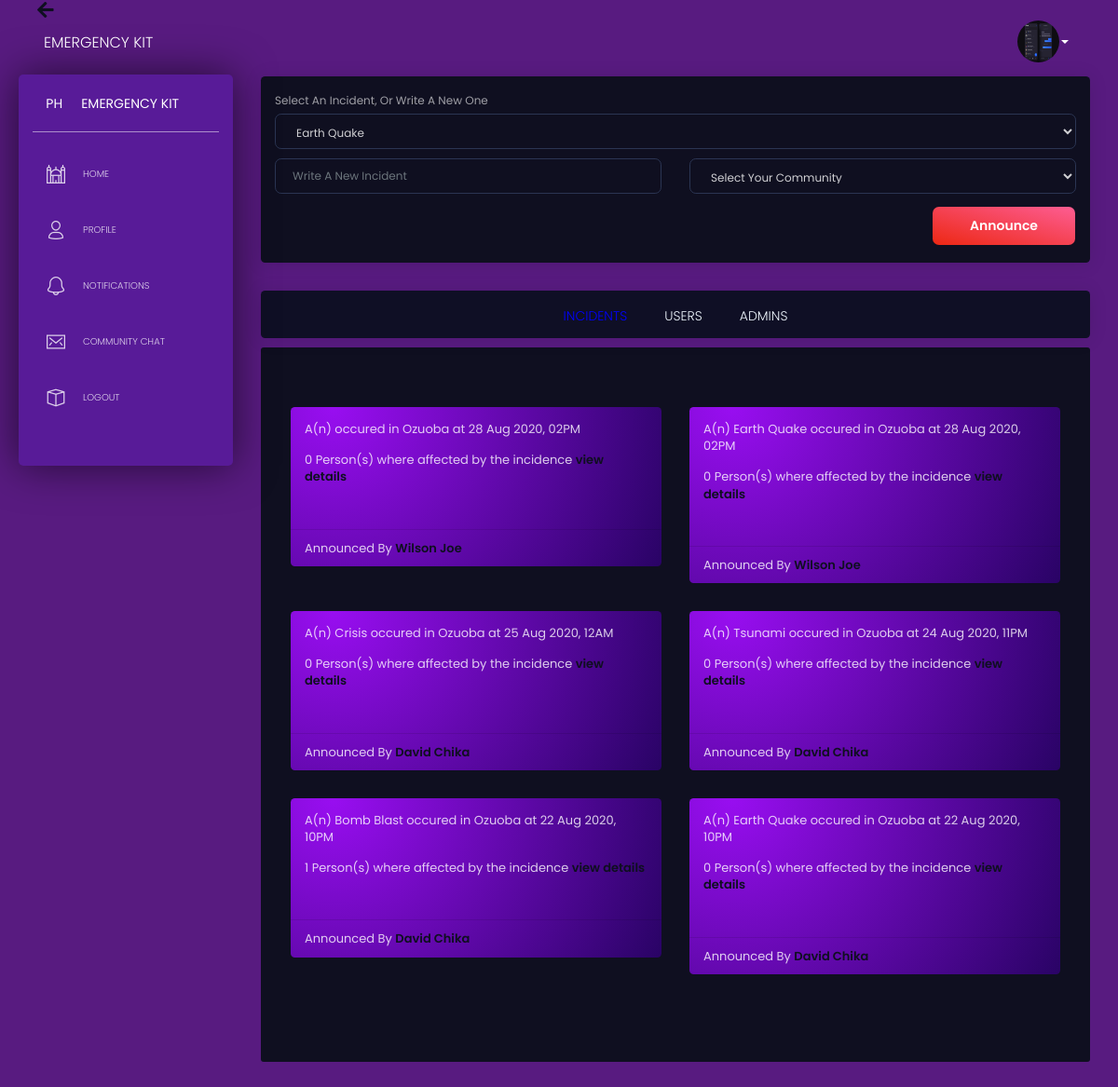
The app's page / (signed in) with its own data.
### app/models.py (models this page shows, shortened)
class User(UserMixin, db.Model):
	id = db.Column(db.Integer, primary_key=True, unique=True)
	name = db.Column(db.String(), nullable=False)
	number = db.Column(db.Integer(), nullable=False)
	gender = db.Column(db.String(), nullable=False)
	password = db.Column(db.String(), nullable=False)
	profile_image = db.Column(db.String(), nullable=False, default="default.jpg")
	user_type = db.Column(db.String(), nullable=False, default="citizen")
	location = db.Column(db.String(), nullable=True)
	date_joined = db.Column(db.DateTime(), nullable=False, default=datetime.utcnow)
	account_pend = db.Column(db.Boolean(), nullable=True)
	date_pended = db.Column(db.DateTime(), nullable=True)
	incidence = db.relationship("Incidence", backref="author", lazy=True)
	safe = db.relationship("Safe", backref="marker", lazy=True)
	comment = db.relationship("Comment", backref="comm_ent", lazy=True)
	message_sent = db.relationship("Message", backref="author", lazy=True)
	marked = db.relationship('Marking', foreign_keys=[Marking.marker_id],\
		backref=db.backref('marker', lazy='joined'), lazy='dynamic',\
		cascade='all, delete-orphan')
	notify_carrier = db.relationship('Notifications',\
		foreign_keys='Notifications.carrier_id',\
		backref='n_carrier', lazy='dynamic')
	notify_reciever = db.relationship('Notifications',\
		foreign_keys='Notifications.reciever_id',\
		backref='n_reciever', lazy='dynamic')

class Incidence(db.Model):
	id = db.Column(db.Integer, primary_key=True, unique=True)
	name = db.Column(db.String(), nullable=False)
	location = db.Column(db.String(), nullable=False)
	date_added = db.Column(db.DateTime(), nullable=False, default=datetime.utcnow)
	user_id = db.Column(db.Integer, db.ForeignKey('user.id'), nullable=False)
	safes = db.relationship("Safe", backref="marked_incidence", lazy=True)
	comments = db.relationship("Comment", backref="commenter", lazy=True)
	markers = db.relationship('Marking', foreign_keys=[Marking.marked_id],\
		backref=db.backref('marked', lazy='joined'), lazy='dynamic',\
		cascade='all, delete-orphan')

### app/routes/user.py (the view)
@app.route('/')
def home():
	if current_user.is_authenticated:
		if current_user.account_pend == True:
			logout_user()
			flash("This account has been suspended for 15 days By an Admin, for \
				Reasons best known to him, Please comply.")
			return redirect(url_for('login'))
		citizens = User.query.filter_by(user_type="citizen").order_by(User.date_joined.desc())\
			.all()
		admins = User.query.filter_by(user_type="it_admin").order_by(User.date_joined.desc())\
			.all()
		incidence = Incidence.query.order_by(Incidence.date_added.desc()).all()
		return render_template('user/home.html', incidence=incidence, citizens=citizens,\
			admins=admins)
	else:
		return redirect(url_for('login'))

### app/models.py (called while the page is built)
@login_manager.user_loader
def load_user(id):
	return User.query.get(int(id))

### app/templates/user/home.html (shortened to what this page needs)
{% extends 'base.html' %}
{% block body_content %}
  {% if current_user.user_type == "it_admin" %}
        {% include 'user/it_admins.html' %}
  {% endif%}
{% endblock %}

### app/templates/base.html (shortened to what this page needs)
<!DOCTYPE html>
<html lang="en">
<head>
  <link href="https://use.fontawesome.com/releases/v5.0.6/css/all.css" rel="stylesheet">
  <link href="/static/assets/css/nucleo-icons.css" rel="stylesheet" />
  <link href="/static/assets/css/black-dashboard.css?v=1.0.0" rel="stylesheet" />
  <link rel="stylesheet" type="text/css" href="/static/css/style.css">
</head>
{% block body %}
<body class="" id="body">
  <div class="wrapper">
    <div class="sidebar position-fixed" style="background: #581b98; height: 420px !important;" id="sidebar_body">
      <div class="sidebar-wrapper">
        <div class="logo">
          <a href="javascript:void(0)" class="simple-text logo-mini">
            PH
          </a>
          <a href="javascript:void(0)" class="simple-text logo-normal">
            Emergency Kit
          </a>
        </div>
        <ul class="nav">
          <li>
            <a href="{{url_for('home')}}" class="">
              <i class="tim-icons icon-istanbul"></i>
              <p>Home</p>
            </a>
          </li>
          <li>
            <a href="{{url_for('profile')}}" class="">
              <i class="tim-icons icon-single-02"></i>
              <p>Profile</p>
            </a>
          </li>
          <li>
            <a href="{{url_for('alerts')}}" class="">
              <i class="tim-icons icon-bell-55"></i>
              <p>Notifications</p>
            </a>
          </li>
          <li>
            <a href="javascript:void(0)" class="">
              <i class="tim-icons icon-email-85"></i>
              <p>Community Chat</p>
            </a>
          </li>
          <li>
            <a href="{{url_for('logout')}}" class="">
              <i class="tim-icons icon-app"></i>
              <p>Logout</p>
            </a>
          </li>
        </ul>
      </div>
    </div>
    <div class="main-panel">
      <br>
      <div id="back_button">
        <i class="fa fa-arrow-left" id="back_arrow"></i>
      </div>
      <nav class="navbar navbar-expand-lg navbar-absolute navbar-transparent" id="navbar">
        <div class="container-fluid">
          <div class="navbar-wrapper">
            <a class="navbar-brand" href="javascript:void(0)">Emergency Kit</a>
          </div>
          <div class="collapse navbar-collapse" id="navigation">
            <ul class="navbar-nav ml-auto">
              <li class="dropdown nav-item">
                <a href="#" class="dropdown-toggle nav-link" data-toggle="dropdown">
                  <img src="/static/img/{{current_user.profile_image}}" class="current_user_img">
                  <b class="caret d-none d-lg-block d-xl-block"></b>
                </a>
              </li>
            </ul>
          </div>
        </div>
      </nav>
      {% block body_content %}
      {% endblock %}
    </div>
  </div>
</body>
{% endblock %}
</html>

### app/templates/user/it_admins.html (shortened to what this page needs)
<div class="content" id="content_body">
	<div class="row">
		<div class="col-lg-12">
            <div class="card" style="background: #0f0f20;">
              <div class="card-body">
                <form method="POST" id="incident_form">
                  <label>Select An Incident, Or Write A New One</label>
                  <div class="form-group">
                    <select id="incident" name="incident" class="form-control">
                      <option value="earth_quake" class="g_option">Earth Quake</option>
                    </select>
                  </div>
                  <div class="row">
                    <div class="col-md-6">
                      <div class="form-group">
                        <input type="" name="" class="form-control" placeholder="Write A New Incident" id="incident2">
                      </div>
                    </div>
                    <div class="col-md-6">
                      <div class="form-group">
                        <select id="location" name="location" class="form-control">
                          <option value="null" disabled selected="selected">Select Your Community</option>
                        </select>
                      </div>
                    </div>
                  </div>
                  <button class="btn btn-danger float-right" type="submit">Announce</button>
                </form>
              </div>
            </div>
		</div>
	</div>
	<div class="row">
		<div class="col-12">
			<div class="card dashboard_card">
				<div class="card-body">
					<div class="d-flex justify-content-center internal_card">
						<a href="javascript:void(0)" class="admin_dashboard" id="toggle_incidents">Incidents</a>
						<a href="javascript:void(0)" class="admin_dashboard" id="toggle_users">Users</a>
						<a href="javascript:void(0)" class="admin_dashboard" id="toggle_admins">Admins</a>
					</div>
				</div>
			</div>
			<div class="jumbotron main_dashboard">
				<div class="incidents">
					<div class="row">
						{% for incidents in incidence %}
							<div class="col-md-6">
								<div class="card incidents_card">
									<div class="card-body">
										<h5>A(n) {{incidents.name}} occured in Ozuoba at {{incidents.date_added.strftime('%d %b %Y, %I%p')}} </h5>
										<h5> {{incidents.markers.count()}} Person(s) where affected by the incidence   <a href="{{url_for('single_post', id=incidents.id)}}" class="links"> view details </a></h5>
									</div>
									<hr>
									<div class="card-footer it_card_footer">
										<h5>Announced By <strong><a href="{{url_for('others_profile', id=incidents.author.id)}}" class="links">{{incidents.author.name}}</a></strong></h5>
									</div>
								</div>
							</div>
						{% endfor %}
					</div>
				</div>
			</div>
		</div>
	</div>
</div>

### app/static/css/style.css (style rules this page uses)
.sidebar { height: 640px !important; }

### app/templates/user/it_admins.html (style rules this page uses)
.dashboard_card { background: #0f0f25; }
.internal_card { margin-bottom: -32px !important; margin-top: -5px !important; overflow-x: scroll; width: 100% !important; display: flex !important; }
.admin_dashboard { margin-left: 20px; margin-right: 20px; margin-bottom: 30px !important; margin-top: 7px !important; text-transform: uppercase; color: aliceblue; transition: 0.4s linear; transition-delay: 0.2s; }
.main_dashboard { border-radius: 3px; background: #0f0f20; margin-top: -20px; }
.incidents_card { background: radial-gradient(circle at 11.3% -0.8%, rgb(153, 14, 241) 0%, rgb(41, 3, 101) 100.2%); box-shadow: none !important; }
.it_card_footer { margin-top: -20px; margin-bottom: -20px; }
.links { color: #0f0f20 !important; font-weight: 510; }

### app/templates/base.html (style rules this page uses)
.current_user_img { width: 45px; height: 45px; border-radius: 50%; position: relative !important; vertical-align: middle !important; display: block !important; }
.main-panel { background: #581b80; user-select: none; -webkit-user-select: none; -moz-user-select: none; margin-top: -22px; }
.content { background: #581b80; user-select: none; -webkit-user-select: none; -moz-user-select: none; }
#back_button { cursor: pointer !important; margin-bottom: -20px; }
#back_button i { color: #0f0f20 !important; font-weight: bold; font-size: 20px; cursor: pointer !important; margin-left: 40px; }

### records on screen
User: profile_image (picture)
Incidence: date_added "28 Aug 2020, 02PM", markers.count "0", author.name "Wilson Joe"
Incidence: name "Earth Quake", date_added "28 Aug 2020, 02PM", markers.count "0", author.name "Wilson Joe"
Incidence: name "Crisis", date_added "25 Aug 2020, 12AM", markers.count "0", author.name "David Chika"
Incidence: name "Tsunami", date_added "24 Aug 2020, 11PM", markers.count "0", author.name "David Chika"
Incidence: name "Bomb Blast", date_added "22 Aug 2020, 10PM", markers.count "1", author.name "David Chika"
Incidence: name "Earth Quake", date_added "22 Aug 2020, 10PM", markers.count "0", author.name "David Chika"
